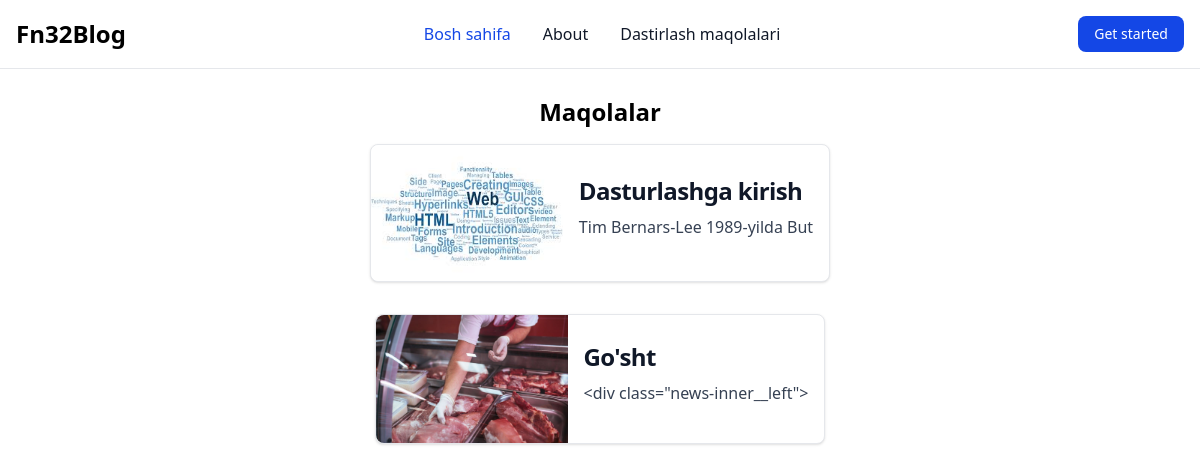
The page / on the database its author committed.
### blog/models.py (models this page shows)
class Post(models.Model):
    title = models.CharField(max_length=300)
    content = HTMLField()
    author = models.CharField()
    description = models.CharField()
    image = models.ImageField(upload_to='images')
    created_at = models.DateTimeField(auto_now_add=True)

### blog/views.py (the view)
# urls.py: path('',views.index, name='index'),
def index(request):
    maqolalar = Post.objects.all()
    return render(request,'blog/index.html',{"maqolalar":maqolalar})

### blog/templates/blog/index.html
{% extends "base.html" %}
{% block content %}
<h1 class="mb-4 mt-24 text-center font-bold text-2xl">Maqolalar</h1>
<div class="maqolalar  w-full flex flex-col items-center gap-8">
{% for maqola in maqolalar %}
<a href="{% url 'maqola' maqola.id %}" class="flex flex-col items-center bg-white border border-gray-200 rounded-lg shadow-sm md:flex-row md:max-w-3xl hover:bg-gray-100 dark:border-gray-700 dark:bg-gray-800 dark:hover:bg-gray-700">
    <img class="object-cover w-full rounded-t-lg h-96 md:h-auto md:w-48 md:rounded-none md:rounded-s-lg" src="{{maqola.image.url}}" alt="">
    <div class="flex flex-col justify-between p-4 leading-normal">
        <h5 class="mb-2 text-2xl font-bold tracking-tight text-gray-900 dark:text-white">{{maqola.title}}</h5>
        <p class="mb-3 font-normal text-gray-700 dark:text-gray-400">{{maqola.content|slice:"0:30"}}</p>
    </div>
</a>
{%empty%}
 <p>Sizda hechqanday maqola yoq!</p>
{% endfor %}
</div>
{% endblock content %}

### blog/templates/base.html (shortened to what this page needs)
<!DOCTYPE html>
<html lang="en">
<head>
    <script src="https://cdn.jsdelivr.net/npm/@tailwindcss/browser@4"></script>
</head>
<body>
<nav class="bg-white dark:bg-gray-900 fixed w-full z-20 top-0 start-0 border-b border-gray-200 dark:border-gray-600">
  <div class="max-w-screen-xl flex flex-wrap items-center justify-between mx-auto p-4">
  <a href="https://flowbite.com/" class="flex items-center space-x-3 rtl:space-x-reverse">
  <span class="self-center text-2xl font-semibold whitespace-nowrap dark:text-white">Fn32Blog</span>
  </a>
  <div class="flex md:order-2 space-x-3 md:space-x-0 rtl:space-x-reverse">
      <button type="button" class="text-white bg-blue-700 hover:bg-blue-800 focus:ring-4 focus:outline-none focus:ring-blue-300 font-medium rounded-lg text-sm px-4 py-2 text-center dark:bg-blue-600 dark:hover:bg-blue-700 dark:focus:ring-blue-800">Get started</button>
  </div>
  <div class="items-center justify-between hidden w-full md:flex md:w-auto md:order-1" id="navbar-sticky">
    <ul class="flex flex-col p-4 md:p-0 mt-4 font-medium border border-gray-100 rounded-lg bg-gray-50 md:space-x-8 rtl:space-x-reverse md:flex-row md:mt-0 md:border-0 md:bg-white dark:bg-gray-800 md:dark:bg-gray-900 dark:border-gray-700">
      <li>
        <a href="#" class="block py-2 px-3 text-white bg-blue-700 rounded-sm md:bg-transparent md:text-blue-700 md:p-0 md:dark:text-blue-500" aria-current="page">Bosh sahifa</a>
      </li>
      <li>
        <a href="#" class="block py-2 px-3 text-gray-900 rounded-sm hover:bg-gray-100 md:hover:bg-transparent md:hover:text-blue-700 md:p-0 md:dark:hover:text-blue-500 dark:text-white dark:hover:bg-gray-700 dark:hover:text-white md:dark:hover:bg-transparent dark:border-gray-700">About</a>
      </li>
      <li>
        <a href="#" class="block py-2 px-3 text-gray-900 rounded-sm hover:bg-gray-100 md:hover:bg-transparent md:hover:text-blue-700 md:p-0 md:dark:hover:text-blue-500 dark:text-white dark:hover:bg-gray-700 dark:hover:text-white md:dark:hover:bg-transparent dark:border-gray-700">Dastirlash maqolalari</a>
      </li>
    </ul>
  </div>
  </div>
</nav>
    <div class="content mt-20">
        {% block content %}{% endblock content %}
    </div>
</body>
</html>

### rows shown on the page
Post: image (picture), title "Dasturlashga kirish", content "Tim Bernars-Lee 1989-yilda But"
Post: image (picture), title "Go'sht", content "<div class=\"news-inner__left\">"
